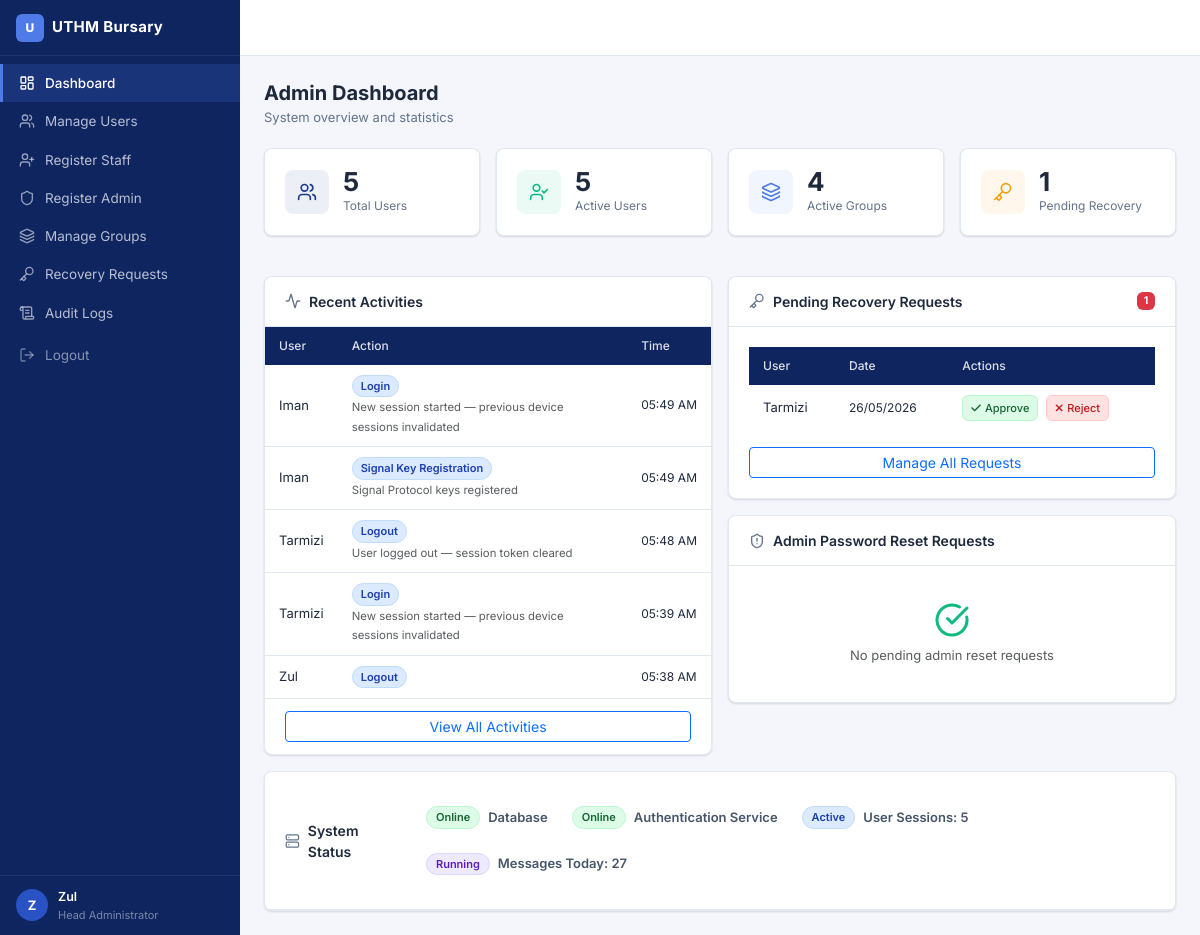
Page /admin/dashboard.php (signed in) on the committed database.
### tables this page shows
CREATE TABLE `audit_logs` (
  `log_id` int NOT NULL,
  `user_id` int NOT NULL,
  `action` varchar(255) NOT NULL,
  `details` text,
  `ip_address` varchar(45) DEFAULT NULL,
  `timestamp` timestamp NOT NULL DEFAULT CURRENT_TIMESTAMP
);

CREATE TABLE `users` (
  `user_id` int NOT NULL,
  `name` varchar(100) NOT NULL,
  `email` varchar(120) NOT NULL,
  `password` varchar(255) NOT NULL,
  `role` enum('staff','admin') NOT NULL DEFAULT 'staff',
  `staff_id` varchar(50) DEFAULT NULL,
  `department` varchar(100) DEFAULT NULL,
  `status` enum('active','inactive') DEFAULT 'active',
  `created_at` timestamp NOT NULL DEFAULT CURRENT_TIMESTAMP,
  `ecdh_public_key` text,
  `ik_dh_public` mediumtext,
  `ik_sign_public` mediumtext,
  `spk_id` bigint UNSIGNED DEFAULT NULL,
  `spk_public` mediumtext,
  `spk_signature` text,
  `encrypted_ik_dh` mediumtext,
  `ik_dh_iv` varchar(200) DEFAULT NULL,
  `ik_dh_auth_tag` varchar(100) DEFAULT NULL,
  `encrypted_ik_sign` mediumtext,
  `ik_sign_iv` varchar(200) DEFAULT NULL,
  `ik_sign_auth_tag` varchar(100) DEFAULT NULL,
  `encrypted_private_key` text,
  `key_iv` varchar(64) DEFAULT NULL,
  `key_auth_tag` varchar(64) DEFAULT NULL,
  `key_hash` varchar(64) DEFAULT NULL,
  `password_change_required` tinyint(1) NOT NULL DEFAULT '0' COMMENT '1 = must change password on next login',
  `is_head_admin` tinyint(1) NOT NULL DEFAULT '0',
  `session_token` varchar(64) DEFAULT NULL COMMENT 'Current active session token — changes on every new login',
  `failed_login_attempts` int NOT NULL DEFAULT '0',
  `locked_until` datetime DEFAULT NULL
);

CREATE TABLE `recovery_requests` (
  `request_id` int NOT NULL,
  `user_id` int NOT NULL,
  `reason` text NOT NULL,
  `status` enum('pending','approved','rejected','completed') DEFAULT 'pending',
  `approved_by` int DEFAULT NULL,
  `request_date` timestamp NOT NULL DEFAULT CURRENT_TIMESTAMP,
  `approved_date` timestamp NULL DEFAULT NULL,
  `new_key_hash` varchar(64) DEFAULT NULL,
  `rejection_reason` varchar(500) DEFAULT NULL
);

### admin/dashboard.php (the view, shortened to what this page needs)
<?php
require_once '../config/database.php';
$stats = [];
$stmt = $pdo->query("SELECT COUNT(*) as count FROM users");
$stats['total_users'] = $stmt->fetch()['count'];
$stmt = $pdo->query("SELECT COUNT(*) as count FROM users WHERE status = 'active'");
$stats['active_users'] = $stmt->fetch()['count'];
$stmt = $pdo->query("SELECT COUNT(*) as count FROM `groups`");
$stats['total_groups'] = $stmt->fetch()['count'];
$stmt = $pdo->query("SELECT COUNT(*) as count FROM messages");
$stats['total_messages'] = $stmt->fetch()['count'];
$stmt = $pdo->query("SELECT COUNT(*) as count FROM recovery_requests WHERE status = 'pending'");
$stats['pending_recovery'] = $stmt->fetch()['count'];
$stmt = $pdo->query("
    SELECT a.*, u.name as user_name
    FROM audit_logs a
    JOIN users u ON a.user_id = u.user_id
    ORDER BY a.timestamp DESC
    LIMIT 5
");
$recent_activities = $stmt->fetchAll();
$stmt = $pdo->query("
    SELECT r.*, u.name as user_name
    FROM recovery_requests r
    JOIN users u ON r.user_id = u.user_id
    WHERE r.status = 'pending'
    ORDER BY r.request_date DESC
    LIMIT 5
");
$recent_recovery = $stmt->fetchAll();
$pending_admin_resets = [];
if (!empty($_SESSION['is_head_admin'])) {
    $stmt = $pdo->query("
        SELECT arr.request_id, arr.requested_at, u.name as user_name, u.email as user_email, u.staff_id
        FROM admin_reset_requests arr
        JOIN users u ON arr.user_id = u.user_id
        WHERE arr.status = 'pending'
        ORDER BY arr.requested_at DESC
    ");
    $pending_admin_resets = $stmt->fetchAll(PDO::FETCH_ASSOC);
}
include '../includes/header.php';
?>
<div class="page-header">
    <div>
        <h1>Admin Dashboard</h1>
        <div class="page-subtitle">System overview and statistics</div>
    </div>
</div>
<div class="stat-grid">
    <div class="stat-card">
        <div class="stat-icon stat-icon--blue"><i data-lucide="users"></i></div>
        <div>
            <div class="stat-value"><?php echo $stats['total_users']; ?></div>
            <div class="stat-label">Total Users</div>
        </div>
    </div>
    <div class="stat-card">
        <div class="stat-icon stat-icon--green"><i data-lucide="user-check"></i></div>
        <div>
            <div class="stat-value"><?php echo $stats['active_users']; ?></div>
            <div class="stat-label">Active Users</div>
        </div>
    </div>
    <div class="stat-card">
        <div class="stat-icon stat-icon--indigo"><i data-lucide="layers"></i></div>
        <div>
            <div class="stat-value"><?php echo $stats['total_groups']; ?></div>
            <div class="stat-label">Active Groups</div>
        </div>
    </div>
    <div class="stat-card">
        <div class="stat-icon stat-icon--amber"><i data-lucide="key"></i></div>
        <div>
            <div class="stat-value"><?php echo $stats['pending_recovery']; ?></div>
            <div class="stat-label">Pending Recovery</div>
        </div>
    </div>
</div>
<div class="row g-3 mt-2">
    <div class="col-lg-6">
        <div class="card h-100">
            <div class="card-header">
                <i data-lucide="activity"></i> Recent Activities
            </div>
            <div class="card-body p-0">
                <div class="table-responsive">
                    <table class="data-table">
                        <thead>
                            <tr>
                                <th>User</th>
                                <th>Action</th>
                                <th>Time</th>
                            </tr>
                        </thead>
                        <tbody>
                            <?php foreach ($recent_activities as $activity): ?>
                                <tr>
                                    <td><?php echo htmlspecialchars($activity['user_name']); ?></td>
                                    <td>
                                        <span style="display:inline-block;padding:2px 8px;border-radius:20px;font-size:11px;font-weight:600;background:#dbeafe;color:#1e40af;border:1px solid #bfdbfe;"><?php echo htmlspecialchars($activity['action']); ?></span>
                                        <?php if ($activity['details']): ?>
                                            <br><small class="text-muted"><?php echo htmlspecialchars($activity['details']); ?></small>
                                        <?php endif; ?>
                                    </td>
                                    <td style="white-space:nowrap;font-size:12px;"><?php echo date('h:i A', strtotime($activity['timestamp'])); ?></td>
                                </tr>
                            <?php endforeach; ?>
                        </tbody>
                    </table>
                </div>
            </div>
            <div class="card-body" style="padding-top:12px;padding-bottom:12px;border-top:1px solid var(--border);">
                <a href="audit_logs.php" class="btn btn-sm btn-outline-primary w-100">View All Activities</a>
            </div>
        </div>
    </div>
    <div class="col-lg-6 d-flex flex-column gap-3">
        <div class="card">
            <div class="card-header">
                <i data-lucide="key"></i> Pending Recovery Requests
                <?php if (!empty($recent_recovery)): ?>
                    <span class="badge bg-danger ms-auto"><?php echo count($recent_recovery); ?></span>
                <?php endif; ?>
            </div>
            <div class="card-body">
                <?php if (empty($recent_recovery)): ?>
                    <div class="text-center py-3">
                        <i data-lucide="check-circle" style="width:36px;height:36px;color:var(--success);margin-bottom:8px;"></i>
                        <p class="text-muted mb-0" style="font-size:13px;">No pending recovery requests</p>
                    </div>
                <?php else: ?>
                    <div class="table-responsive">
                        <table class="data-table">
                            <thead>
                                <tr>
                                    <th>User</th>
                                    <th>Date</th>
                                    <th>Actions</th>
                                </tr>
                            </thead>
                            <tbody>
                                <?php foreach ($recent_recovery as $request): ?>
                                    <tr>
                                        <td><?php echo htmlspecialchars($request['user_name']); ?></td>
                                        <td style="font-size:12px;white-space:nowrap;"><?php echo date('d/m/Y', strtotime($request['request_date'])); ?></td>
                                        <td style="white-space:nowrap;">
                                            <a href="recovery_requests.php?action=approve&id=<?php echo $request['request_id']; ?>"
                                               class="btn btn-sm me-1"
                                               style="background:#dcfce7;color:#166534;border:1px solid #bbf7d0;border-radius:6px;font-size:11px;font-weight:500;"
                                               onclick="event.preventDefault(); appConfirm('Approve Request','Allow recovery request for <?php echo htmlspecialchars($request['user_name'], ENT_QUOTES); ?> to proceed?','success','Approve',()=>location.href=this.href);">
                                                <i class="fas fa-check me-1"></i>Approve
                                            </a>
                                            <a href="recovery_requests.php?action=reject&id=<?php echo $request['request_id']; ?>"
                                               class="btn btn-sm"
                                               style="background:#fee2e2;color:#b91c1c;border:1px solid #fecaca;border-radius:6px;font-size:11px;font-weight:500;"
                                               onclick="event.preventDefault(); appConfirm('Reject Request','Reject recovery request for <?php echo htmlspecialchars($request['user_name'], ENT_QUOTES); ?>?','danger','Reject',()=>location.href=this.href);">
                                                <i class="fas fa-times me-1"></i>Reject
                                            </a>
                                        </td>
                                    </tr>
                                <?php endforeach; ?>
                            </tbody>
                        </table>
                    </div>
                <?php endif; ?>
                <a href="recovery_requests.php" class="btn btn-sm btn-outline-primary w-100 mt-3">Manage All Requests</a>
            </div>
        </div>
        <?php if (!empty($_SESSION['is_head_admin'])): ?>
        <div class="card">
            <div class="card-header">
                <i data-lucide="shield-alert"></i> Admin Password Reset Requests
            </div>
            <div class="card-body">
                <?php if (empty($pending_admin_resets)): ?>
                    <div class="text-center py-3">
                        <i data-lucide="check-circle" style="width:36px;height:36px;color:var(--success);margin-bottom:8px;"></i>
                        <p class="text-muted mb-0" style="font-size:13px;">No pending admin reset requests</p>
                    </div>
                <?php endif; ?>
            </div>
        </div>
        <?php endif; ?>
    </div>
</div>
<div class="card mt-3">
    <div class="card-header">
        <i data-lucide="server"></i> System Status
    <div class="card-body">
        <div class="d-flex flex-wrap gap-4" style="font-size:13px;color:#475569;">
            <div class="d-flex align-items-center gap-2">
                <span style="display:inline-block;padding:2px 9px;border-radius:20px;font-size:11px;font-weight:600;background:#dcfce7;color:#166534;border:1px solid #bbf7d0;">Online</span>
                Database
            </div>
            <div class="d-flex align-items-center gap-2">
                <span style="display:inline-block;padding:2px 9px;border-radius:20px;font-size:11px;font-weight:600;background:#dcfce7;color:#166534;border:1px solid #bbf7d0;">Online</span>
                Authentication Service
            </div>
            <div class="d-flex align-items-center gap-2">
                <span style="display:inline-block;padding:2px 9px;border-radius:20px;font-size:11px;font-weight:600;background:#dbeafe;color:#1e40af;border:1px solid #bfdbfe;">Active</span>
                User Sessions: <?php echo $stats['active_users']; ?>
            </div>
            <div class="d-flex align-items-center gap-2">
                <span style="display:inline-block;padding:2px 9px;border-radius:20px;font-size:11px;font-weight:600;background:#ede9fe;color:#5b21b6;border:1px solid #ddd6fe;">Running</span>
                Messages Today: <?php echo $stats['total_messages']; ?>
            </div>
        </div>
    </div>
</div>
<?php include '../includes/footer.php'; ?>

### rows in the picture
audit_logs: user.name "Iman", action "Login", details "New session started — previous device sessions invalidated", timestamp "05:49 AM"
audit_logs: user.name "Iman", action "Signal Key Registration", details "Signal Protocol keys registered", timestamp "05:49 AM"
audit_logs: user.name "Tarmizi", action "Logout", details "User logged out — session token cleared", timestamp "05:48 AM"
audit_logs: user.name "Tarmizi", action "Login", details "New session started — previous device sessions invalidated", timestamp "05:39 AM"
audit_logs: user.name "Zul", action "Logout", timestamp "05:38 AM"
recovery_requests: user.name "Tarmizi", request_date "26/05/2026"

### other values in the picture
mb_strtoupper(mb_substr($_SESSION['name'], 0, 1)) "Z"
$_SESSION['name'] "Zul"
$stats['total_users'] "5"
$stats['active_users'] "5"
$stats['total_groups'] "4"
$stats['pending_recovery'] "1"
count($recent_recovery) "1"
$stats['total_messages'] "27"
